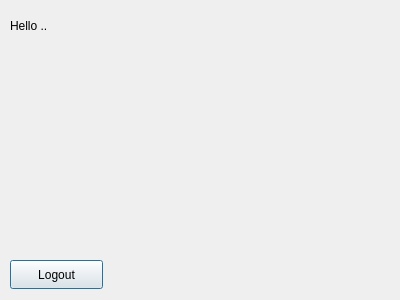
<?xml version="1.0" encoding="UTF-8"?>
<ui version="4.0">
 <class>WelcomeWindow</class>
 <widget class="QDialog" name="WelcomeWindow">
  <property name="geometry">
   <rect>
    <x>0</x>
    <y>0</y>
    <width>400</width>
    <height>300</height>
   </rect>
  </property>
  <property name="windowTitle">
   <string>Dialog</string>
  </property>
  <widget class="QLabel" name="image">
   <property name="geometry">
    <rect>
     <x>10</x>
     <y>40</y>
     <width>371</width>
     <height>211</height>
    </rect>
   </property>
   <property name="text">
    <string/>
   </property>
  </widget>
  <widget class="QLabel" name="welcome">
   <property name="geometry">
    <rect>
     <x>10</x>
     <y>10</y>
     <width>381</width>
     <height>31</height>
    </rect>
   </property>
   <property name="text">
    <string>Hello ..</string>
   </property>
  </widget>
  <widget class="QPushButton" name="Logout">
   <property name="geometry">
    <rect>
     <x>10</x>
     <y>260</y>
     <width>93</width>
     <height>29</height>
    </rect>
   </property>
   <property name="text">
    <string>Logout</string>
   </property>
  </widget>
 </widget>
 <resources/>
 <connections/>
</ui>
